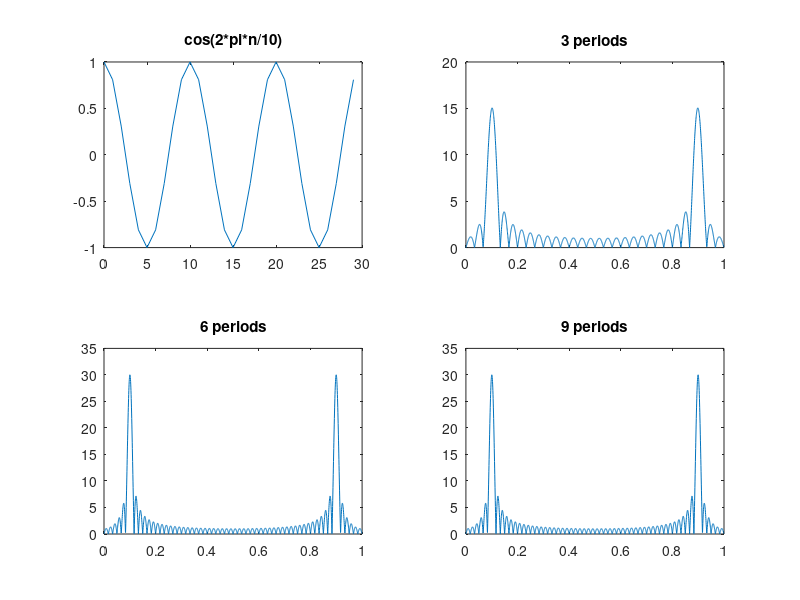

This chart was generated by the following MATLAB code:
n = [0:29];
x1 = cos(2*pi*n/10); 
x2 = [x1 x1];
x3 = [x1 x1 x1];

N=2048;

X1 = abs(fft(x1,N));
X2 = abs(fft(x2,N));
X3 = abs(fft(x2,N));

F = [0:N-1]/N;

subplot( 2, 2, 1 );
plot( n, x1), title('cos(2*pi*n/10)');
subplot( 2,2,2 );
plot(F,X1), title('3 periods');
subplot( 2,2,3 );
plot(F,X2), title('6 periods');
subplot( 2,2,4 );
plot(F,X3), title('9 periods');

